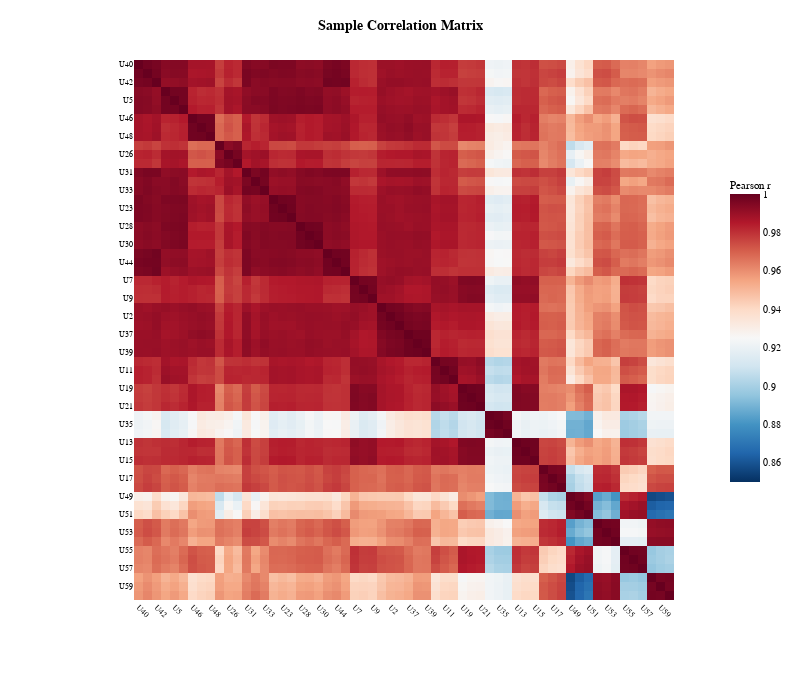

Notebook source saved alongside this figure:
### Code cell
# === Sample Correlation Heatmap (Publication Quality) ===

PLOT_CORRELATION = True  # Set to True after counts are loaded
USE_VST = True            # Use VST-transformed counts (recommended)

if PLOT_CORRELATION:
    # Try to load VST counts, fall back to log2 transform
    if USE_VST:
        vst_files = list(DIRS['deseq2'].glob('*_vst_counts.csv'))
        if vst_files:
            print(f"Loading VST-transformed counts from {len(vst_files)} files...")
            vst_dfs = []
            for f in vst_files:
                df = pd.read_csv(f, index_col=0)
                vst_dfs.append(df)
            from functools import reduce
            counts_for_corr = reduce(lambda left, right: left.join(right, how='outer'), vst_dfs)
            counts_for_corr = counts_for_corr.dropna()
            print(f"  Combined: {counts_for_corr.shape[0]} genes x {counts_for_corr.shape[1]} samples")
            transform_label = "VST"
        else:
            print("No VST files found, falling back to log2(counts+1)")
            norm_counts = pd.read_csv(DIRS['deseq2'] / 'counts_matrix.csv', index_col=0)
            counts_for_corr = np.log2(norm_counts + 1)
            transform_label = "log2"
    else:
        norm_counts = pd.read_csv(DIRS['deseq2'] / 'counts_matrix.csv', index_col=0)
        counts_for_corr = np.log2(norm_counts + 1)
        transform_label = "log2"
    
    # Calculate correlation
    corr_matrix = counts_for_corr.corr(method='pearson')
    
    # Order samples by condition
    available_samples = [s for s in metadata['sample_id'] if s in corr_matrix.columns]
    sample_order = metadata[metadata['sample_id'].isin(available_samples)].sort_values(
        ['group', 'condition', 'sample_id']
    )['sample_id'].tolist()
    corr_matrix = corr_matrix.loc[sample_order, sample_order]
    
    # Create heatmap
    fig = px.imshow(
        corr_matrix,
        labels=dict(color="Pearson r"),
        x=corr_matrix.columns,
        y=corr_matrix.index,
        color_continuous_scale='RdBu_r',
        zmin=0.85, zmax=1.0,
        aspect='equal'
    )
    
    # Apply publication styling
    fig.update_layout(
        font=dict(family="Arial, Helvetica, sans-serif", size=10, color="black"),
        title=dict(
            text=f'<b>Sample Correlation Matrix ({transform_label})</b>',
            font=dict(size=14),
            x=0.5, xanchor='center'
        ),
        height=700, 
        width=800,
        paper_bgcolor='white',
        plot_bgcolor='white',
        xaxis=dict(tickfont=dict(size=8), tickangle=45),
        yaxis=dict(tickfont=dict(size=8)),
        coloraxis_colorbar=dict(
            title=dict(text='Pearson r', font=dict(size=11)),
            tickfont=dict(size=10),
            len=0.6
        ),
        margin=dict(l=100, r=20, t=60, b=100)
    )
    
    fig.show()
    
    # Save outputs
    output_path = DIRS['figures'] / 'qc_plots' / 'correlation_heatmap'
    fig.write_html(f"{output_path}.html")
    try:
        fig.write_image(f"{output_path}.pdf", format='pdf')
        fig.write_image(f"{output_path}.png", format='png', scale=3)
        print(f"Saved: {output_path}.html, .pdf, .png")
    except:
        print(f"Saved: {output_path}.html")
else:
    print("Skipping correlation heatmap (set PLOT_CORRELATION = True)")

### Figure 1 — Plotly figure (JSON) as saved in the notebook; plotly's stock layout.template omitted (floating-point values rounded to 4 significant figures; data arrays with more than 128 entries replaced by an {"elided": "..."} marker saying what was removed)
{"data": [{"coloraxis": "coloraxis", "hovertemplate": "x: %{x}<br>y: %{y}<br>Pearson r: %{z}<extra></extra>", "name": "0", "type": "heatmap", "x": ["U40", "U41", "U42", "U4", "U5", "U6", "U46", "U47", "U48", "U25", "U26", "U27", "U31", "U32", "U33", "U22", "U23", "U24", "U28", "U29", "U30", "U43", "U44", "U45", "U7", "U8", "U9", "U1", "U2", "U3", "U37", "U38", "U39", "U10", "U11", "U12", "U19", "U20", "U21", "U34", "U35", "U36", "U13", "U14", "U15", "U16", "U17", "U18", "U49", "U50", "U51", "U52", "U53", "U54", "U55", "U56", "U57", "U58", "U59", "U60"], "xaxis": "x", "y": ["U40", "U41", "U42", "U4", "U5", "U6", "U46", "U47", "U48", "U25", "U26", "U27", "U31", "U32", "U33", "U22", "U23", "U24", "U28", "U29", "U30", "U43", "U44", "U45", "U7", "U8", "U9", "U1", "U2", "U3", "U37", "U38", "U39", "U10", "U11", "U12", "U19", "U20", "U21", "U34", "U35", "U36", "U13", "U14", "U15", "U16", "U17", "U18", "U49", "U50", "U51", "U52", "U53", "U54", "U55", "U56", "U57", "U58", "U59", "U60"], "yaxis": "y", "z": {"elided": "60x60 float values"}}], "layout": {"coloraxis": {"cmax": 1, "cmin": 0.85, "colorbar": {"len": 0.6, "tickfont": {"size": 10}, "title": {"font": {"size": 11}, "text": "Pearson r"}}, "colorscale": [[0, "rgb(5,48,97)"], [0.1, "rgb(33,102,172)"], [0.2, "rgb(67,147,195)"], [0.3, "rgb(146,197,222)"], [0.4, "rgb(209,229,240)"], [0.5, "rgb(247,247,247)"], [0.6, "rgb(253,219,199)"], [0.7, "rgb(244,165,130)"], [0.8, "rgb(214,96,77)"], [0.9, "rgb(178,24,43)"], [1, "rgb(103,0,31)"]]}, "font": {"color": "black", "family": "Arial, Helvetica, sans-serif", "size": 10}, "height": 700, "margin": {"b": 100, "l": 100, "r": 20, "t": 60}, "paper_bgcolor": "white", "plot_bgcolor": "white", "title": {"font": {"size": 14}, "text": "<b>Sample Correlation Matrix</b>", "x": 0.5, "xanchor": "center"}, "width": 800, "xaxis": {"anchor": "y", "constrain": "domain", "domain": [0, 1], "scaleanchor": "y", "tickangle": 45, "tickfont": {"size": 8}}, "yaxis": {"anchor": "x", "autorange": "reversed", "constrain": "domain", "domain": [0, 1], "tickfont": {"size": 8}}}}
